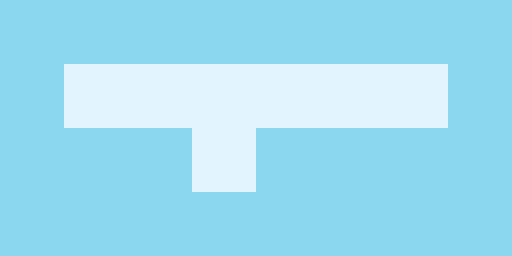

A 2D game scene composited from a Tiled map and its tileset images. What follows is a short description and the map's XML, with each tile layer's data collapsed to a summary:
An orthogonal 8x4 tile map with 64x64 px tiles, 1 tile layer (background) and 4 objects (player, exit, condition, operation).

<map version="1.0" orientation="orthogonal" width="8" height="4" tilewidth="64" tileheight="64">
 <properties>
  <property name="help" value="Have your go at division" />
  <property name="time" value="5" />
 </properties>
 <tileset firstgid="1" name="tileset" tilewidth="64" tileheight="64" spacing="2" margin="2">
  <image source="../tiles/tiles.png" width="128" height="256" />
  <tile id="1">
   <properties>
    <property name="walkable" value="true" />
   </properties>
  </tile>
 </tileset>
 <layer name="background" width="8" height="4">
  <data>[32 cells, 32 non-empty, 2 distinct tile ids]</data>
 </layer>
 <objectgroup name="objects" width="8" height="4">
  <object name="player" type="player" x="64" y="64" width="64" height="64">
   <properties>
    <property name="value" value="15" />
   </properties>
  </object>
  <object name="exit" x="384" y="64" width="64" height="64" />
  <object name="=:5" type="condition" x="256" y="64" width="64" height="64" />
  <object name="/:3" type="operation" x="192" y="128" width="64" height="64" />
 </objectgroup>
</map>
